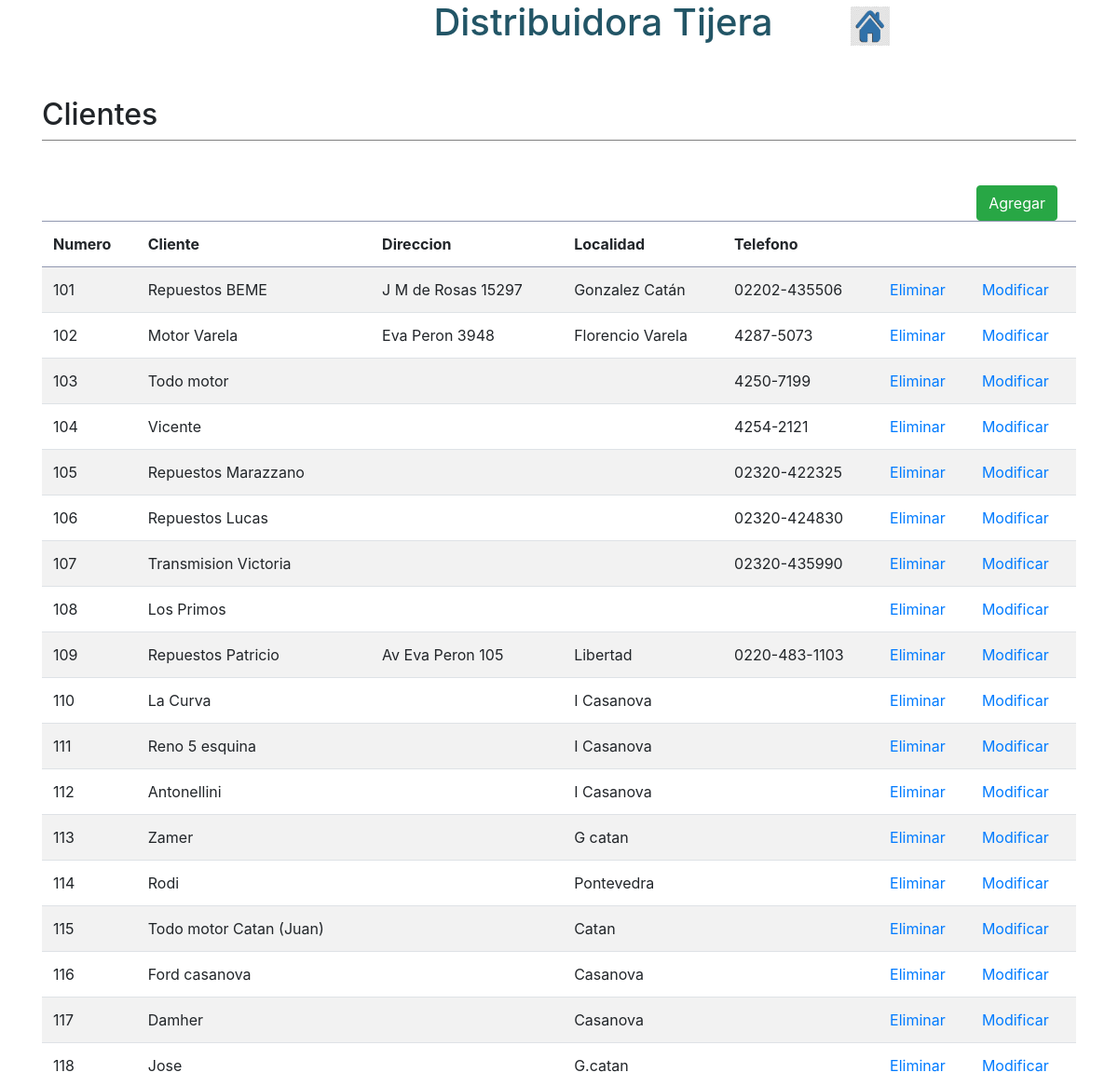
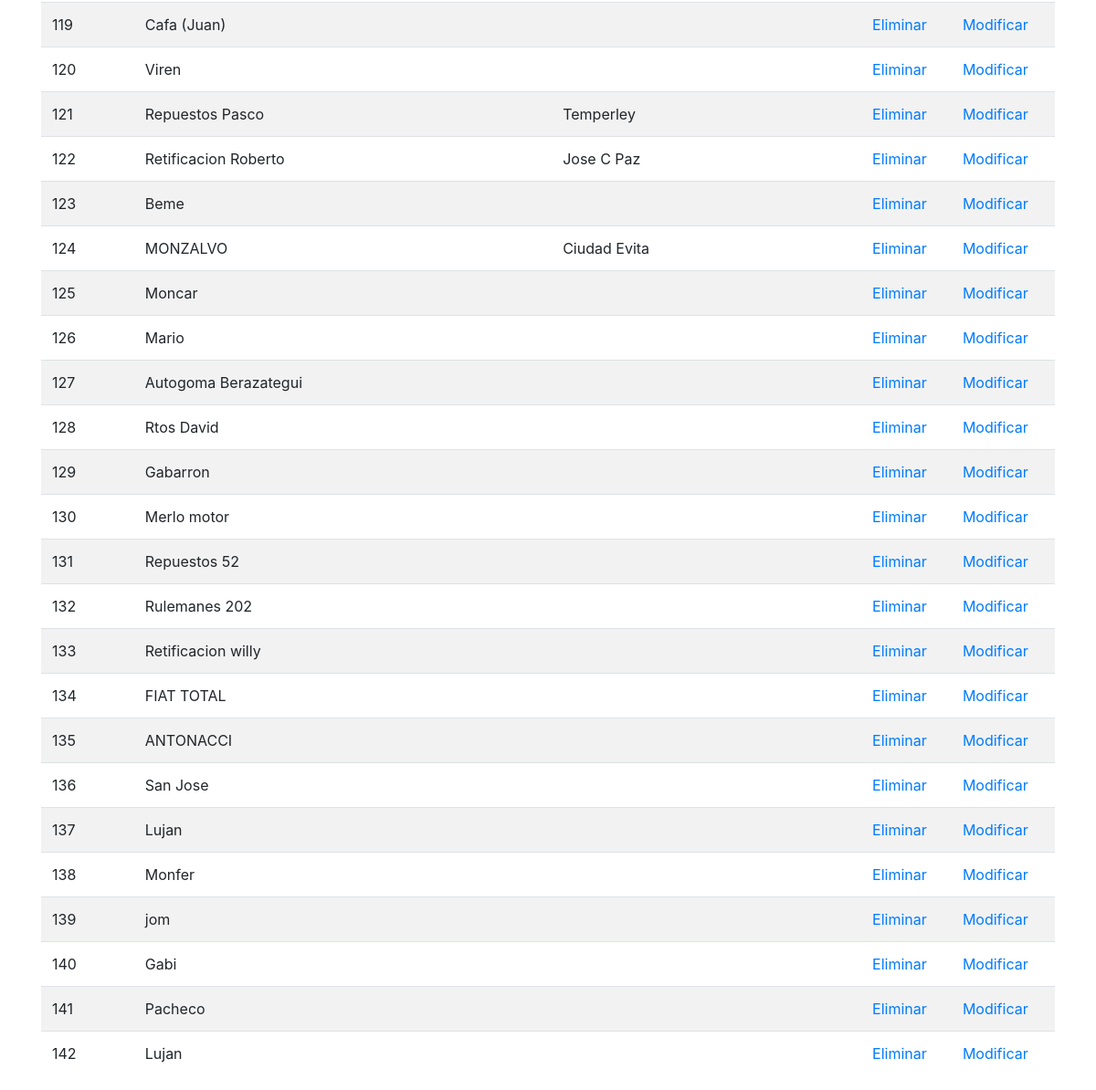
The app's page /vista/clientes.php with its own data (2 pictures, top to bottom).
### tables this page shows
CREATE TABLE `cliente` (
  `numero` int(11) NOT NULL,
  `nombre` varchar(200) NOT NULL,
  `direccion` varchar(30) DEFAULT NULL,
  `localidad` varchar(20) DEFAULT NULL,
  `telefono` varchar(20) DEFAULT NULL
);

### modelo/modelo_cliente.php (called while the page is built, shortened)
<?php
function getClientes(){
    $conn = getConexion();
    $sql = "SELECT numero, nombre, direccion, localidad, telefono FROM cliente";
    $result = mysqli_query($conn, $sql);
    $clientes = Array();
    if(mysqli_num_rows($result)> 0)
    {
        while ($row=mysqli_fetch_assoc($result))
        {
            $cliente= Array();
            $cliente['numero'] = $row["numero"];
            $cliente['nombre'] = $row["nombre"];
            $cliente['direccion'] = $row["direccion"];
            $cliente['localidad'] = $row["localidad"];
            $cliente['telefono'] = $row["telefono"];
            $clientes[] = $cliente;
        }
    }
    else{
        echo "No se encontro coincidencias";
    }
    return $clientes;
}

### controlador/controlador_cliente.php (called while the page is built, shortened)
<?php
include("../modelo/modelo_cliente.php");
$clientes=getClientes();

### vista/clientes.php (the view, shortened to what this page needs)
<?php
include("../controlador/controlador_cliente.php");
?>
<!DOCTYPE html>
<html>
<?php
include("../head.php");
?>
<body>
<?php
include_once("../header.php");
?>
<div class="container">
		<br><br>
		<div class="row">
			<div class="col-md-12">
				<h2>Clientes<h2>
			</div>
		</div>
		<div class="row">
			<div class="col-md-12">
				<div class="separador"></div>
			</div>
		</div>
		<br><br>
    <button type="button" class="btn btn-success float-right agregar">Agregar</button>
    <div class="table-responsive">
            <table class="table table-striped" id="dataTable" width="100%" cellspacing="0">
                <thead>
                <tr>
                    <th>Numero</th>
                    <th>Cliente</th>
                    <th>Direccion</th>
                    <th>Localidad</th>
                    <th>Telefono</th>
                    <th></th>
                    <th></th>
                </tr>
                </thead>
                <tbody>
                <?php
                    foreach ($clientes as $cliente){
                        echo "<tr>
                             <td>".$cliente['numero']."</td>
                             <td>".$cliente['nombre']."</td>
                             <td>".$cliente['direccion']."</td>
                             <td>".$cliente['localidad']."</td>
                             <td>".$cliente['telefono']."</td>
                             <td><a href='../controlador/controlador_cliente.php?numero=".$cliente['numero']."'>Eliminar</a></td>
                             <td><a href=''>Modificar</a></td>
                         </tr>";
                    }
                ?>
                </tbody>
            </table>
</div>
</body>
</html>

### assets/css/style.css (style rules this page uses)
body { background: white; }
.separador { border-bottom: 1px solid grey; }
.table thead th { border-bottom: 1px solid #4c58809e!important; }
.table th { border-top: 1px solid #4c58809e!important; }
.agregar { margin-right: 20px; }

### records on screen
cliente: numero "101", nombre "Repuestos BEME", direccion "J M de Rosas 15297", localidad "Gonzalez Catán", telefono "02202-435506"
cliente: numero "102", nombre "Motor Varela", direccion "Eva Peron 3948", localidad "Florencio Varela", telefono "4287-5073"
cliente: numero "103", nombre "Todo motor", telefono "4250-7199"
cliente: numero "104", nombre "Vicente", telefono "4254-2121"
cliente: numero "105", nombre "Repuestos Marazzano", telefono "02320-422325"
cliente: numero "106", nombre "Repuestos Lucas", telefono "02320-424830"
cliente: numero "107", nombre "Transmision Victoria", telefono "02320-435990"
cliente: numero "108", nombre "Los Primos"
cliente: numero "109", nombre "Repuestos Patricio", direccion "Av Eva Peron 105", localidad "Libertad", telefono "0220-483-1103"
cliente: numero "110", nombre "La Curva", localidad "I Casanova"
cliente: numero "111", nombre "Reno 5 esquina", localidad "I Casanova"
cliente: numero "112", nombre "Antonellini", localidad "I Casanova"
cliente: numero "113", nombre "Zamer", localidad "G catan"
cliente: numero "114", nombre "Rodi", localidad "Pontevedra"
cliente: numero "115", nombre "Todo motor Catan (Juan)", localidad "Catan"
cliente: numero "116", nombre "Ford casanova", localidad "Casanova"
cliente: numero "117", nombre "Damher", localidad "Casanova"
cliente: numero "118", nombre "Jose", localidad "G.catan"
cliente: numero "119", nombre "Cafa (Juan)"
cliente: numero "120", nombre "Viren"
cliente: numero "121", nombre "Repuestos Pasco", localidad "Temperley"
cliente: numero "122", nombre "Retificacion Roberto", localidad "Jose C Paz"
cliente: numero "123", nombre "Beme"
cliente: numero "124", nombre "MONZALVO", localidad "Ciudad Evita"
cliente: numero "125", nombre "Moncar"
cliente: numero "126", nombre "Mario"
cliente: numero "127", nombre "Autogoma Berazategui"
cliente: numero "128", nombre "Rtos David"
cliente: numero "129", nombre "Gabarron"
cliente: numero "130", nombre "Merlo motor"
cliente: numero "131", nombre "Repuestos 52"
cliente: numero "132", nombre "Rulemanes 202"
cliente: numero "133", nombre "Retificacion willy"
cliente: numero "134", nombre "FIAT TOTAL"
cliente: numero "135", nombre "ANTONACCI"
cliente: numero "136", nombre "San Jose"
cliente: numero "137", nombre "Lujan"
cliente: numero "138", nombre "Monfer"
cliente: numero "139", nombre "jom"
cliente: numero "140", nombre "Gabi"
cliente: numero "141", nombre "Pacheco"
cliente: numero "142", nombre "Lujan"
